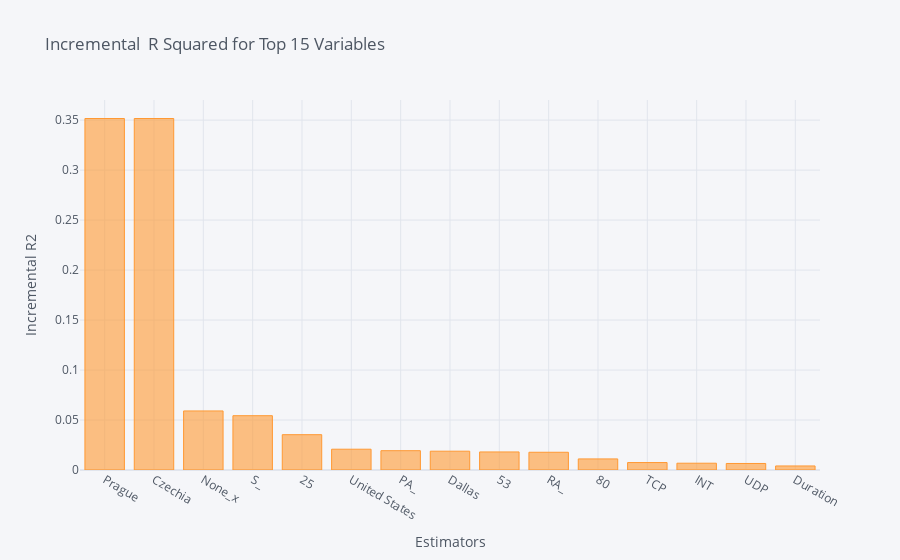
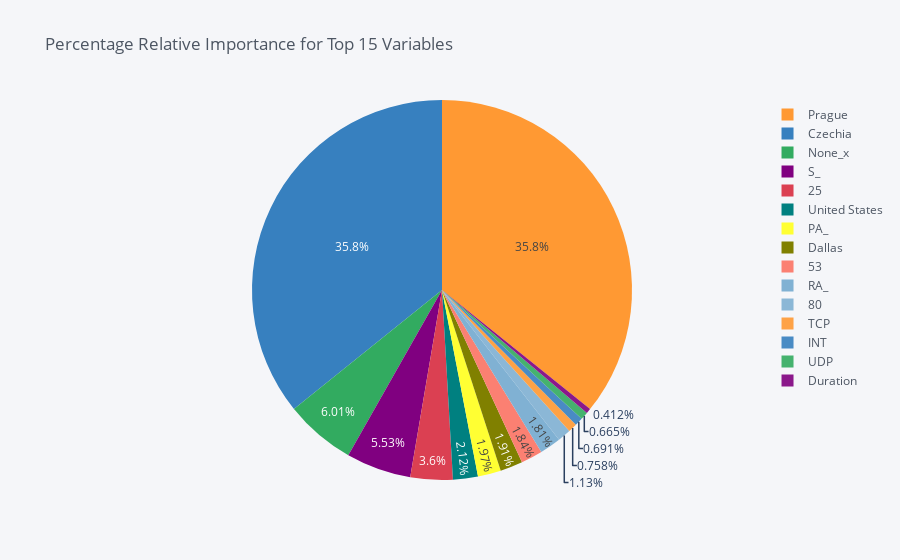

Notebook source saved alongside these figures, in order:
### Code cell
# Notice how profound the relative importance of Prague and Czechia are in the below pie chart.  They make up approximately
# 70% of the relative importance. 
dominance_regression.plot_incremental_rsquare()

### Figure 1 — Plotly figure (JSON) as saved in the notebook; plotly's stock layout.template omitted (floating-point values rounded to 4 significant figures)
{"data": [{"marker": {"color": "rgba(255, 153, 51, 0.6)", "line": {"color": "rgba(255, 153, 51, 1.0)", "width": 1}}, "name": "incremental_r2", "orientation": "v", "text": "", "type": "bar", "x": ["Prague", "Czechia", "None_x", "S_", "25", "United States", "PA_", "Dallas", "53", "RA_", "80", "TCP", "INT", "UDP", "Duration"], "y": [0.3516, 0.3516, 0.05908, 0.05433, 0.03533, 0.0208, 0.01933, 0.01881, 0.01807, 0.01776, 0.01109, 0.007452, 0.006789, 0.006536, 0.004044]}], "layout": {"legend": {"bgcolor": "#F5F6F9", "font": {"color": "#4D5663"}}, "paper_bgcolor": "#F5F6F9", "plot_bgcolor": "#F5F6F9", "title": {"font": {"color": "#4D5663"}, "text": "Incremental  R Squared for Top 15 Variables "}, "xaxis": {"gridcolor": "#E1E5ED", "showgrid": true, "tickfont": {"color": "#4D5663"}, "title": {"font": {"color": "#4D5663"}, "text": "Estimators"}, "zerolinecolor": "#E1E5ED"}, "yaxis": {"gridcolor": "#E1E5ED", "showgrid": true, "tickfont": {"color": "#4D5663"}, "title": {"font": {"color": "#4D5663"}, "text": "Incremental R2"}, "zerolinecolor": "#E1E5ED"}}}

### Figure 2 — Plotly figure (JSON) as saved in the notebook; plotly's stock layout.template omitted (floating-point values rounded to 4 significant figures)
{"data": [{"labels": ["Prague", "Czechia", "None_x", "S_", "25", "United States", "PA_", "Dallas", "53", "RA_", "80", "TCP", "INT", "UDP", "Duration"], "marker": {"colors": ["rgba(255, 153, 51, 1.0)", "rgba(55, 128, 191, 1.0)", "rgba(50, 171, 96, 1.0)", "rgba(128, 0, 128, 1.0)", "rgba(219, 64, 82, 1.0)", "rgba(0, 128, 128, 1.0)", "rgba(255, 255, 51, 1.0)", "rgba(128, 128, 0, 1.0)", "rgba(251, 128, 114, 1.0)", "rgba(128, 177, 211, 1.0)", "rgba(128, 177, 211, 0.8999999999999999)", "rgba(255, 153, 51, 0.8999999999999999)", "rgba(55, 128, 191, 0.8999999999999999)", "rgba(50, 171, 96, 0.8999999999999999)", "rgba(128, 0, 128, 0.8999999999999999)"]}, "name": "", "type": "pie", "values": [35.78, 35.78, 6.013, 5.529, 3.595, 2.117, 1.967, 1.914, 1.839, 1.807, 1.128, 0.7584, 0.6909, 0.6652, 0.4116]}], "layout": {"legend": {"bgcolor": "#F5F6F9", "font": {"color": "#4D5663"}}, "paper_bgcolor": "#F5F6F9", "plot_bgcolor": "#F5F6F9", "title": {"font": {"color": "#4D5663"}, "text": "Percentage Relative Importance for Top 15 Variables "}}}
